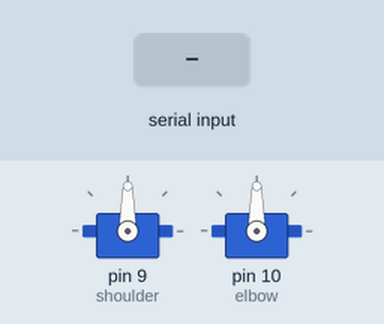
The sketch below on a simulated Arduino Uno, built with avr-gcc and run on an emulated ATmega328P. Shown: 2 × servo. The test bench sets the inputs (shaded band).

Above: at 1.2 s.
1.3 s: byte 30 received over Serial
At 2.5 s:
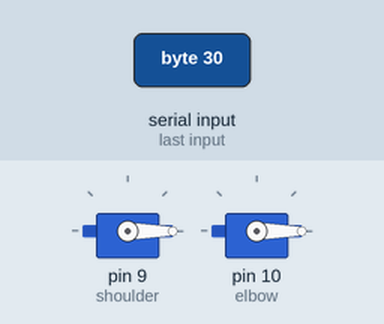
2.8 s: byte 90 received over Serial
At 3.8 s:
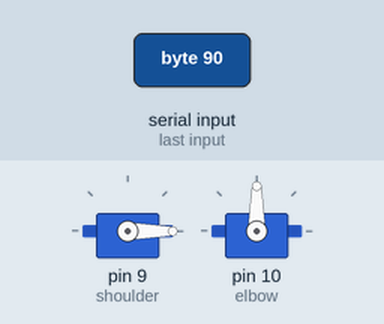
Timing chart, 0 to 5.8 s (numbered marks = the images above; inputs shaded):
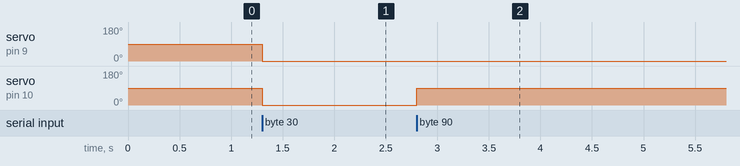

The sketch:

arduino_code_Serial.ino
```cpp
// Shoulder Servo on digital pin 9
// Shoulder Elbow on digital pin 10

#include <Servo.h>

Servo shoulder;
Servo elbow;

int nextServo = 0;
int servoAngles[] = {0,0};

void setup() {

  shoulder.attach(9);
  elbow.attach(10);
  Serial.begin(9600);

}

void loop() {

  if(Serial.available()) {

    int servoAngle = Serial.read();

    servoAngles[nextServo] = servoAngle;
    nextServo++;

    if(nextServo > 1) {
      nextServo = 0;
    }

    int a = (servoAngles[0]-180);

    shoulder.write(a);
    elbow.write(servoAngles[1]);
  }
}
```

Measured:
- after the input at 1.3 s, servo on pin 9 (shoulder), servo on pin 10 (elbow): 90° → 0° at once
- after the input at 2.8 s, servo on pin 10 (elbow): 0° → 90° at once
